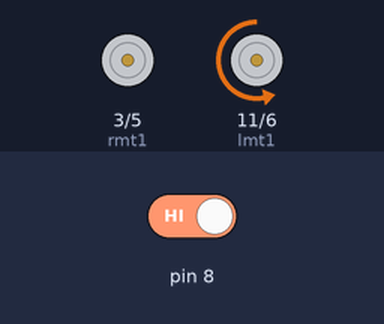
Recording of a sketch running on a simulated Arduino Uno, built with avr-gcc and run on an emulated ATmega328P. On the bench: motor-driver pin pairs drawn as motors (green arrow = first pin HIGH = forward, orange = second pin HIGH = backward, longer = more drive). The test bench sets the inputs (shaded band); at power-on: pin 8 HIGH.

Above: at 1.2 s.
1.3 s: pin 8 driven LOW
At 2.1 s:
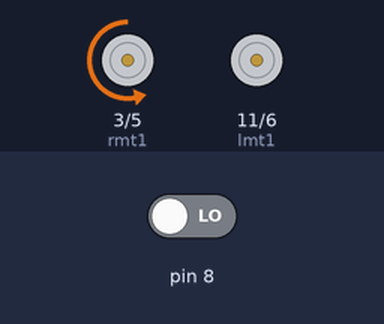
Timing chart, 0 to 4.3 s (numbered marks = the images above; inputs shaded):
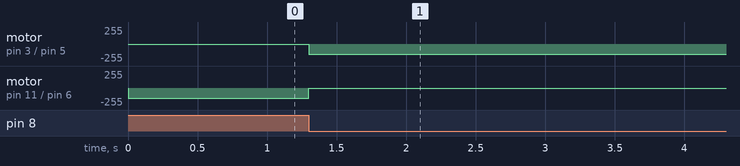

Measured:
- after the input at 1.3 s, motor on pin 3 (rmt1) / pin 5 (rmt2): stopped → backward 150/255 at once; motor on pin 11 (lmt1) / pin 6 (lmt2): backward 150/255 → stopped at once

The sketch:

linetracer.ino
```cpp
int lmt1=11;
int lmt2=6;
int rmt1=3;
int rmt2=5;
//int ls;
int cs;
//int rs;
void setup()
{
  pinMode(lmt1,OUTPUT);
  pinMode(lmt2,OUTPUT);
  pinMode(rmt1,OUTPUT);
  pinMode(rmt2,OUTPUT);
  pinMode(7,INPUT);
  pinMode(8,INPUT);
  //pinMode(9,INPUT);
}
void loop()
{
  //ls=digitalRead(7);
  cs=digitalRead(8);
  //rs=digitalRead(9);

  if(cs==LOW)
  {
    stpleft();
  }
  else if(cs==HIGH)
  {
   stpright();
  }
}

void forward()
{
  analogWrite(lmt1,0); //forward
  analogWrite(lmt2,150);
  analogWrite(rmt1,0);
  analogWrite(rmt2,150);
}

 void reverse()
 {
  analogWrite(lmt1,150); //reverse
  analogWrite(lmt2,0);
  analogWrite(rmt1,150);
  analogWrite(rmt2,0);
 }

  void left()
  {
  analogWrite(lmt1,0); //left
  analogWrite(lmt2,150);
  analogWrite(rmt1,150);
  analogWrite(rmt2,0);
  }

  void right()
  {
  analogWrite(lmt1,150); //right
  analogWrite(lmt2,0);
  analogWrite(rmt1,0);
  analogWrite(rmt2,150);
  }
  void stp()
  {
  analogWrite(lmt1,0);
  analogWrite(lmt2,0);
  analogWrite(rmt1,0);
  analogWrite(rmt2,0);
  }
  void stpleft()
  {
  analogWrite(lmt1,0);
  analogWrite(lmt2,0);
  analogWrite(rmt1,0);
  analogWrite(rmt2,150);
  }
  void stpright()
  {
  analogWrite(lmt1,0);
  analogWrite(lmt2,150);
  analogWrite(rmt1,0);
  analogWrite(rmt2,0);
  }
```
